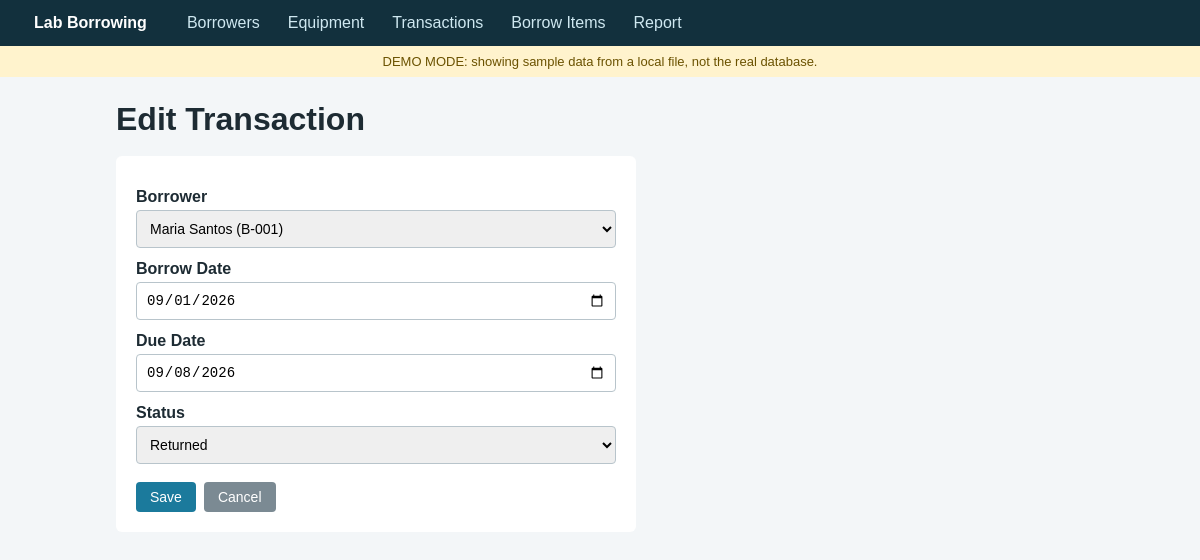
Screenshot of /transactions/form.php?id=1 with the database file from the repository.
### tables this page shows
CREATE TABLE borrow_transactions (
                borrow_id   INTEGER PRIMARY KEY AUTOINCREMENT,
                borrower_id INTEGER NOT NULL REFERENCES borrowers(borrower_id),
                borrow_date TEXT NOT NULL,
                due_date    TEXT NOT NULL,
                status      TEXT NOT NULL
            );

CREATE TABLE borrowers (
                borrower_id   INTEGER PRIMARY KEY AUTOINCREMENT,
                borrower_no   TEXT NOT NULL UNIQUE,
                full_name     TEXT NOT NULL,
                borrower_type TEXT NOT NULL
            );

### includes/helpers.php (called while the page is built, shortened)
<?php
function e($v): string {
    return htmlspecialchars((string)$v, ENT_QUOTES, 'UTF-8');
}

### transactions/form.php (the view, shortened to what this page needs)
<?php
$pdo = db();
$id = filter_input(INPUT_GET, 'id', FILTER_VALIDATE_INT);
$fields = ['borrower_id', 'borrow_date', 'due_date', 'status'];
$data = array_fill_keys($fields, '');
$data['borrow_date'] = date('Y-m-d');
$data['status'] = 'Borrowed';
$statuses = ['Borrowed', 'Returned', 'Overdue'];
$borrowers = $pdo->query('SELECT borrower_id, borrower_no, full_name FROM borrowers ORDER BY full_name')->fetchAll();
if ($id) {
    $st = $pdo->prepare('SELECT * FROM borrow_transactions WHERE borrow_id = ?');
    $st->execute([$id]);
    $row = $st->fetch();
    foreach ($fields as $f) $data[$f] = $row[$f];
}
$pageTitle = $id ? 'Edit Transaction' : 'Add Transaction';
include __DIR__ . '/../includes/header.php';
?>
<h1><?= e($pageTitle) ?></h1><br>
<form method="post" class="card">
    <label>Borrower</label>
    <select name="borrower_id" required>
        <?php foreach ($borrowers as $b): ?>
        <option value="<?= (int)$b['borrower_id'] ?>" <?= (string)$data['borrower_id'] === (string)$b['borrower_id'] ? 'selected' : '' ?>>
            <?= e($b['full_name']) ?> (<?= e($b['borrower_no']) ?>)
        </option>
        <?php endforeach; ?>
    </select>
    <label>Borrow Date</label>
    <input type="date" name="borrow_date" value="<?= e($data['borrow_date']) ?>" required>
    <label>Due Date</label>
    <input type="date" name="due_date" value="<?= e($data['due_date']) ?>" required>
    <label>Status</label>
    <select name="status" required>
        <?php foreach ($statuses as $s): ?>
        <option <?= $data['status'] === $s ? 'selected' : '' ?>><?= e($s) ?></option>
        <?php endforeach; ?>
    </select>
    <div class="form-actions">
        <button class="btn">Save</button>
        <a class="btn gray" href="index.php">Cancel</a>
    </div>
</form>
<?php include __DIR__ . '/../includes/footer.php'; ?>

### assets/style.css (style rules this page uses)
* { box-sizing: border-box; }
body { margin: 0; font-family: Arial, Helvetica, sans-serif; background: #f3f6f8; color: #1d2b33; }
h1 { margin: 0; }
.btn { display: inline-block; padding: 7px 14px; border: 0; border-radius: 4px; background: #1b7a9c; color: #fff; text-decoration: none; cursor: pointer; font-size: 14px; }
.btn.gray { background: #7b8a93; }
.card { background: #fff; padding: 20px; border-radius: 6px; max-width: 520px; }
label { display: block; margin: 12px 0 4px; font-weight: bold; }
input, select { width: 100%; padding: 9px; border: 1px solid #b8c4cb; border-radius: 4px; font-size: 14px; }
.form-actions { margin-top: 18px; display: flex; gap: 8px; }

### rows the page displays
borrow_transactions: borrower_id "Maria Santos (B-001)", borrow_date "09/01/2026", due_date "09/08/2026"

### other values shown
$pageTitle "Edit Transaction"
form field status "Returned"
